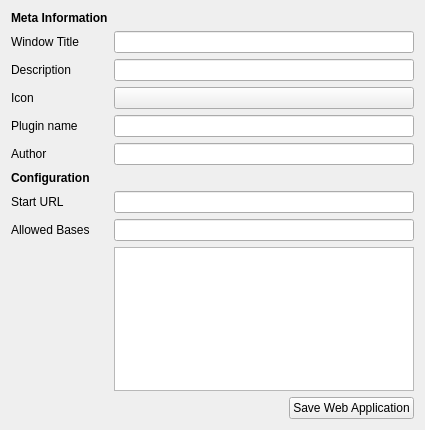
<?xml version="1.0" encoding="UTF-8"?>
<ui version="4.0">
 <class>WebAppEditor</class>
 <widget class="QWidget" name="WebAppEditor">
  <property name="geometry">
   <rect>
    <x>0</x>
    <y>0</y>
    <width>422</width>
    <height>430</height>
   </rect>
  </property>
  <property name="windowTitle">
   <string>Form</string>
  </property>
  <layout class="QVBoxLayout" name="verticalLayout">
   <item>
    <layout class="QFormLayout" name="formLayout">
     <item row="0" column="0">
      <widget class="QLabel" name="label_6">
       <property name="text">
        <string>&lt;b&gt;Meta Information&lt;/b&gt;</string>
       </property>
      </widget>
     </item>
     <item row="1" column="0">
      <widget class="QLabel" name="label_3">
       <property name="text">
        <string>Window Title</string>
       </property>
      </widget>
     </item>
     <item row="1" column="1">
      <widget class="QLineEdit" name="name">
       <property name="minimumSize">
        <size>
         <width>300</width>
         <height>0</height>
        </size>
       </property>
      </widget>
     </item>
     <item row="2" column="0">
      <widget class="QLabel" name="label_7">
       <property name="text">
        <string>Description</string>
       </property>
      </widget>
     </item>
     <item row="2" column="1">
      <widget class="KLineEdit" name="description"/>
     </item>
     <item row="3" column="0">
      <widget class="QLabel" name="label_10">
       <property name="text">
        <string>Icon</string>
       </property>
      </widget>
     </item>
     <item row="3" column="1">
      <widget class="KIconButton" name="icon"/>
     </item>
     <item row="4" column="0">
      <widget class="QLabel" name="label_5">
       <property name="text">
        <string>Plugin name</string>
       </property>
      </widget>
     </item>
     <item row="4" column="1">
      <widget class="QLineEdit" name="pluginName"/>
     </item>
     <item row="5" column="0">
      <widget class="QLabel" name="label_4">
       <property name="text">
        <string>Author</string>
       </property>
      </widget>
     </item>
     <item row="5" column="1">
      <widget class="QLineEdit" name="author"/>
     </item>
     <item row="6" column="0">
      <widget class="QLabel" name="label_9">
       <property name="text">
        <string>&lt;b&gt;Configuration&lt;/b&gt;</string>
       </property>
      </widget>
     </item>
     <item row="7" column="0">
      <widget class="QLabel" name="label">
       <property name="text">
        <string>Start URL</string>
       </property>
      </widget>
     </item>
     <item row="7" column="1">
      <widget class="KLineEdit" name="startUrl"/>
     </item>
     <item row="8" column="0">
      <widget class="QLabel" name="label_2">
       <property name="text">
        <string>Allowed Bases</string>
       </property>
      </widget>
     </item>
     <item row="8" column="1">
      <widget class="KLineEdit" name="allowedBasesLine"/>
     </item>
     <item row="9" column="1">
      <widget class="KListWidget" name="allowedBases"/>
     </item>
    </layout>
   </item>
   <item>
    <layout class="QHBoxLayout" name="horizontalLayout">
     <item>
      <spacer name="horizontalSpacer">
       <property name="orientation">
        <enum>Qt::Horizontal</enum>
       </property>
       <property name="sizeHint" stdset="0">
        <size>
         <width>40</width>
         <height>20</height>
        </size>
       </property>
      </spacer>
     </item>
     <item>
      <widget class="KPushButton" name="saveButton">
       <property name="text">
        <string>Save Web Application</string>
       </property>
      </widget>
     </item>
    </layout>
   </item>
  </layout>
 </widget>
 <customwidgets>
  <customwidget>
   <class>KIconButton</class>
   <extends>QPushButton</extends>
   <header>kicondialog.h</header>
  </customwidget>
  <customwidget>
   <class>KListWidget</class>
   <extends>QListWidget</extends>
   <header>klistwidget.h</header>
  </customwidget>
  <customwidget>
   <class>KPushButton</class>
   <extends>QPushButton</extends>
   <header>kpushbutton.h</header>
  </customwidget>
  <customwidget>
   <class>KLineEdit</class>
   <extends>QLineEdit</extends>
   <header>klineedit.h</header>
  </customwidget>
 </customwidgets>
 <resources/>
 <connections/>
</ui>
